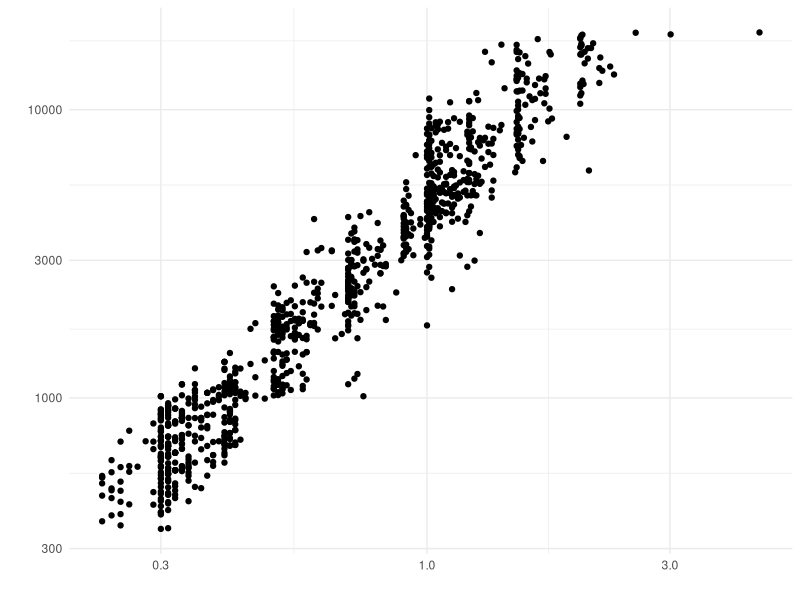
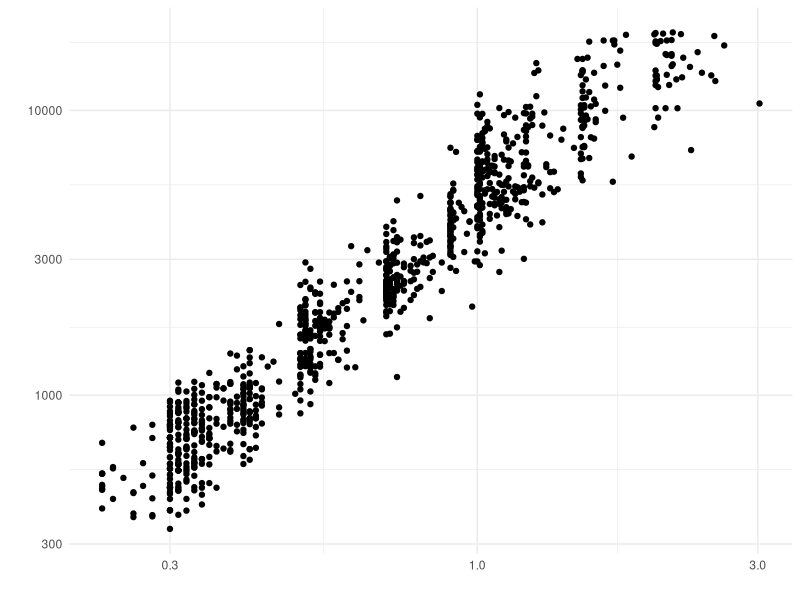

Reproduce these figures in R, in order.
## ---- chunk 1
library(tidyverse)
## ---- chunk 2
## NOTE: No need to edit; just run and inspect
diamonds %>%
  slice_sample(n = 1000) %>%

  ggplot(aes(carat, price)) +
  geom_point() +

  scale_x_log10() +
  scale_y_log10() +
  theme_minimal() +
  labs(x = "", y = "")
## ---- chunk 3
## NOTE: No need to edit; just run and inspect
diamonds %>%
  slice_sample(n = 1000) %>%

  ggplot(aes(carat, price)) +
  geom_point() +

  scale_x_log10() +
  scale_y_log10() +
  theme_minimal() +
  labs(x = "", y = "")
